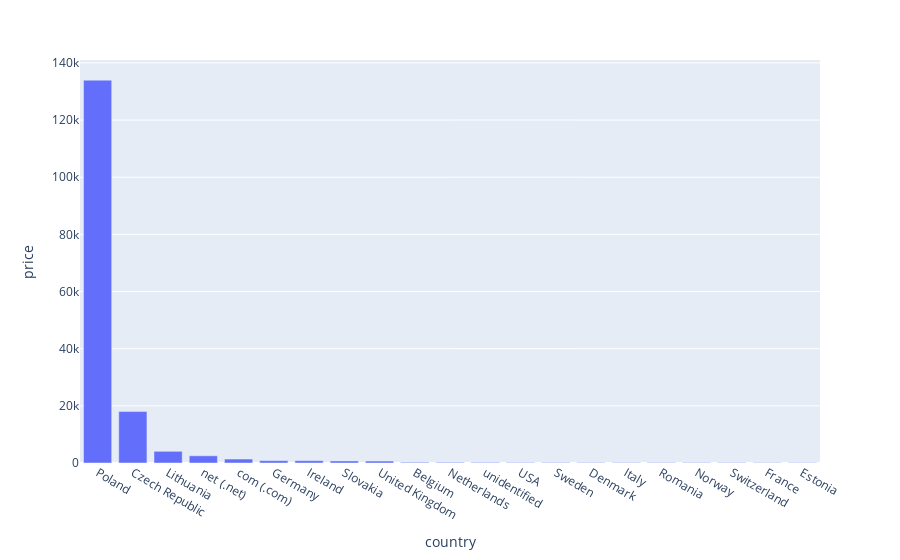

This figure's notebook cell:
### Markdown cell above
## Which country has the most  website visitors?

### Code cell
df7 = df.groupby('country')[['price']].count()
df7 = df7.sort_values(['price'], ascending=False)
df7 = df7.query("price > 100")
fig = px.bar(df7, x=df7.index, y='price')
fig.show()

### Figure 1 — Plotly figure (JSON) as saved in the notebook; plotly's stock layout.template omitted (floating-point values rounded to 4 significant figures)
{"data": [{"alignmentgroup": "True", "hovertemplate": "country=%{x}<br>price=%{y}<extra></extra>", "legendgroup": "", "marker": {"color": "#636efa", "pattern": {"shape": ""}}, "name": "", "offsetgroup": "", "orientation": "v", "showlegend": false, "textposition": "auto", "type": "bar", "x": ["Poland", "Czech Republic", "Lithuania", "net (.net)", "com (.com)", "Germany", "Ireland", "Slovakia", "United Kingdom", "Belgium", "Netherlands", "unidentified", "USA", "Sweden", "Denmark", "Italy", "Romania", "Norway", "Switzerland", "France", "Estonia"], "xaxis": "x", "y": [133963, 18003, 4091, 2522, 1385, 834, 811, 716, 684, 256, 227, 210, 170, 163, 152, 144, 144, 139, 137, 125, 115], "yaxis": "y"}], "layout": {"barmode": "relative", "legend": {"tracegroupgap": 0}, "margin": {"t": 60}, "xaxis": {"anchor": "y", "domain": [0, 1], "title": {"text": "country"}}, "yaxis": {"anchor": "x", "domain": [0, 1], "title": {"text": "price"}}}}
